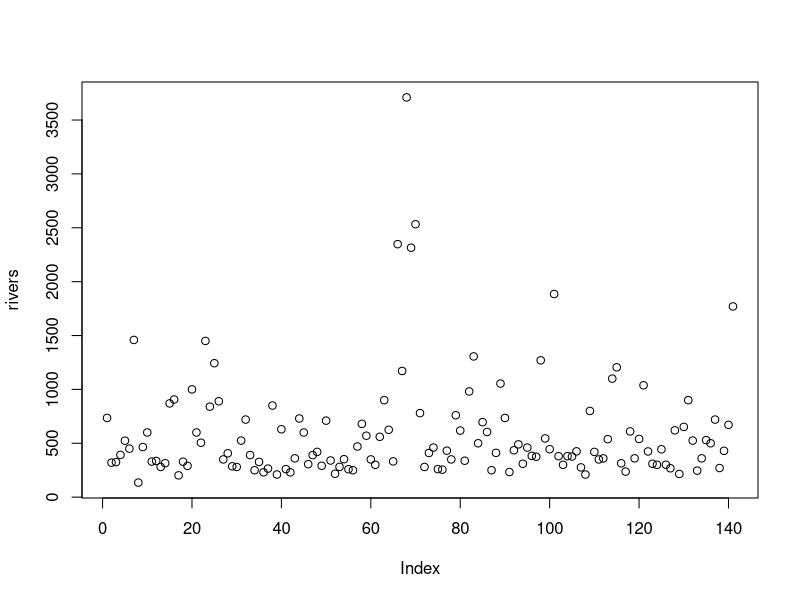
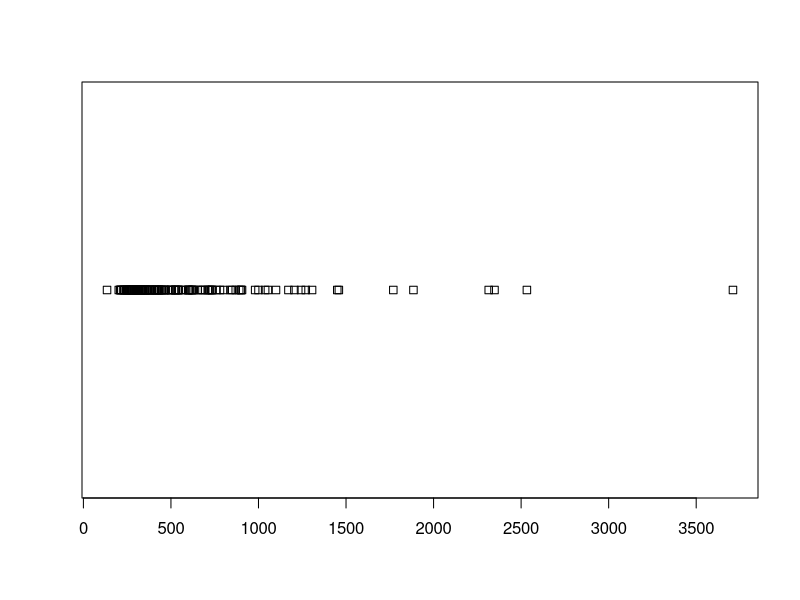
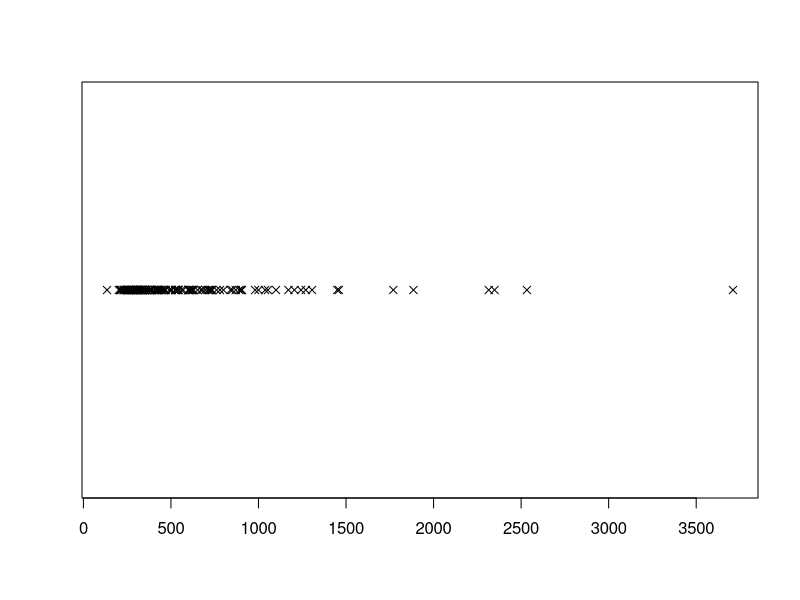
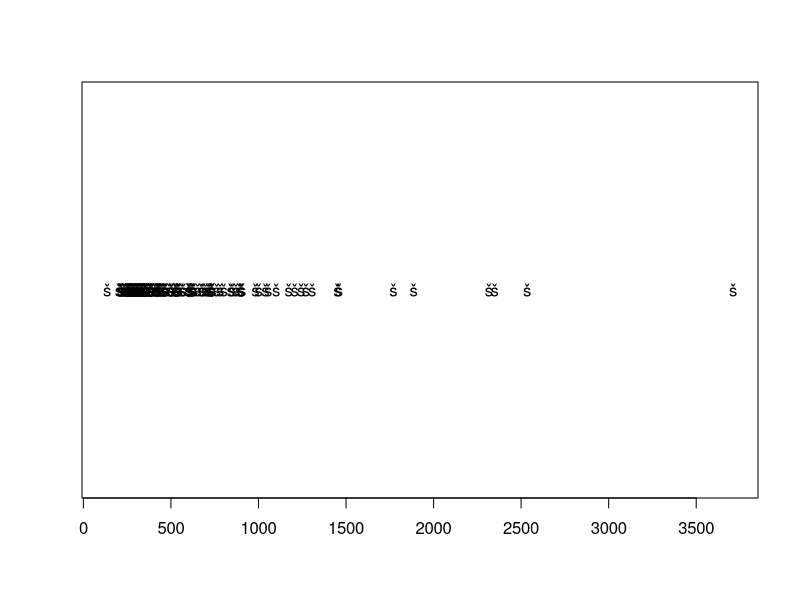
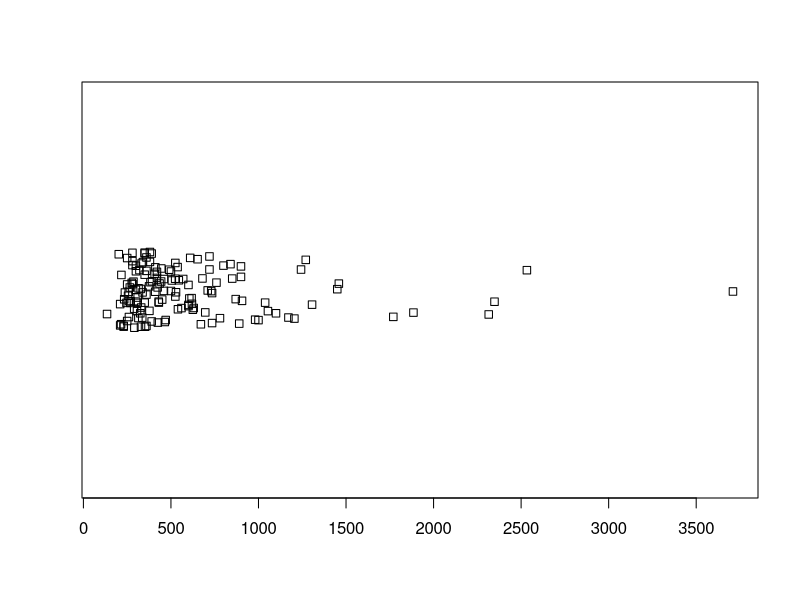
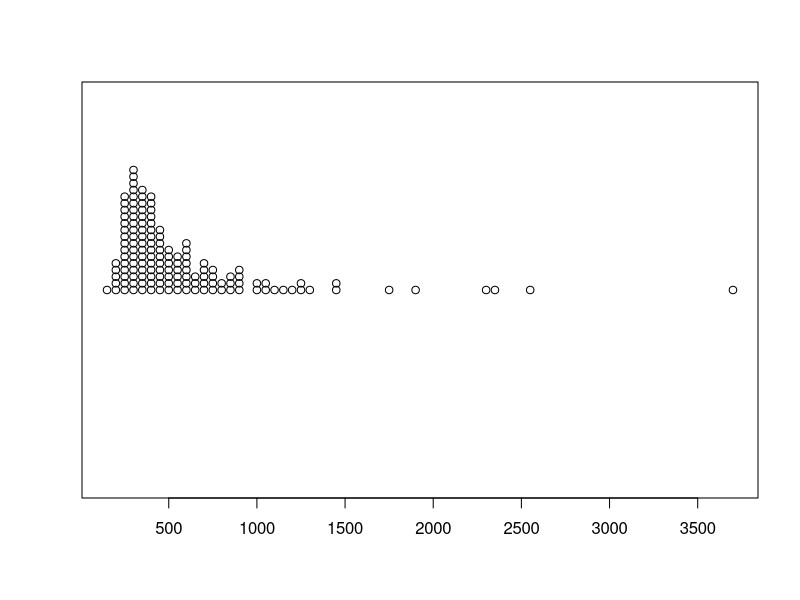
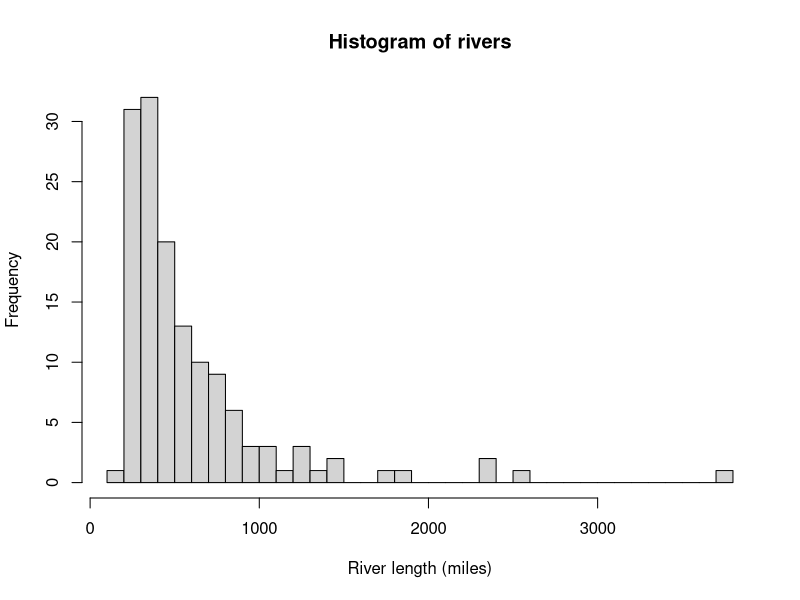
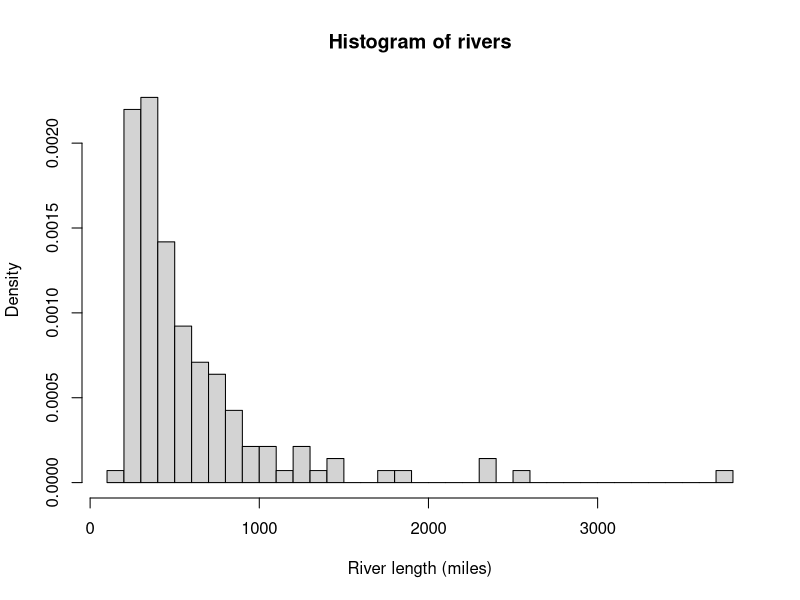

Write the R code that produced these figures, in order. (Note: this script raises an error after producing the figures.)
#
# basic plot types 
# check http://www.statmethods.net/graphs/creating.html
# we will work with the built in EPA fuel economy dataset
#

# list the data set
rivers

# standard plot command. by default, the index (sequence) is used as X value
plot(rivers)

# stripchart, a 1-d scatterplot
stripchart(rivers)
stripchart(rivers, pch=4) # we can change the symbol with the pch parameter (1-25)
stripchart(rivers, pch="š") # we can also use arbitrary characters 

# jittering, to prevent overplotting 
stripchart(rivers, method = "jitter")
# a histogram-like view, with rounded distances
stripchart(round(rivers/50)*50, method = "stack", pch=1) 

# basic histogram
hist(rivers, breaks=50, xlab="River length (miles)")
# probability density
hist(rivers, breaks=50, freq = F, xlab="River length (miles)")
# restyle it a bit - check http://www.statmethods.net/advgraphs/parameters.html
hist(rivers, breaks=50, xlab="River length (miles)", col = "black", border = "white", col.axis= "darkgrey", fg = "darkgrey")


# boxplot
boxplot(rivers)
boxplot(rivers, col = "lightgrey", border = "black", pch=20 )

# quantile-quantile plot
qqnorm(rivers)

# barchart for categorical data, using mpg data set
table(mpg$class)

plot(mpg$class)
plot(mpg$class, col="black", border = "white")

#
# now everything with ggplot2
#
library(ggplot2)

# ggplot always prefers data frames, so it is good practice to convert a data set, if it is not already a df
riv <- data.frame(length=rivers)		
ggplot(data=riv,aes(x=length, y="")) + geom_point(size=5, alpha = 0.1) + ylab("rivers") + coord_fixed(ratio = 400)
ggplot(data=riv,aes(x=length, y="")) + geom_point(size=5, shape = 1) + ylab("rivers") + coord_fixed(ratio = 400)
ggplot(data=riv,aes(x=length, y="")) + geom_jitter(size=3, alpha = .6) + ylab("rivers") + coord_fixed(ratio = 400)

# we can shorten it with the qplot command, but the full ggplot is more flexible and easier to understand
qplot(x=rivers, y=" ", geom="point",size=I(5), alpha = I(0.1), ylab="")

# histogram, different syntax
qplot(x=rivers, geom="histogram", xlab="River lengths (miles)")
ggplot(data=riv,aes(x=length)) + geom_histogram() + xlab("River lengths (miles)")
  
ggplot(data=riv,aes(x=length)) + geom_freqpoly() + xlab("River lengths (miles)")

# boxplot, diff. syntax
qplot(x="set",y=rivers, geom="boxplot", ylab="River length (miles)", xlab = "")
g <- ggplot(riv,aes(x="set", y=length))
g + geom_boxplot() + ylab("River length (miles)") + xlab("")
g

# qq plot
ggplot(riv, aes(sample=length)) + stat_qq()
qplot(sample=rivers, stat="qq")

# bar chart
ggplot(mpg,aes(mpg$class))+ geom_bar() + xlab("Number of cars in dataset by class")
qplot(data=mpg,x=class,geom="bar")
